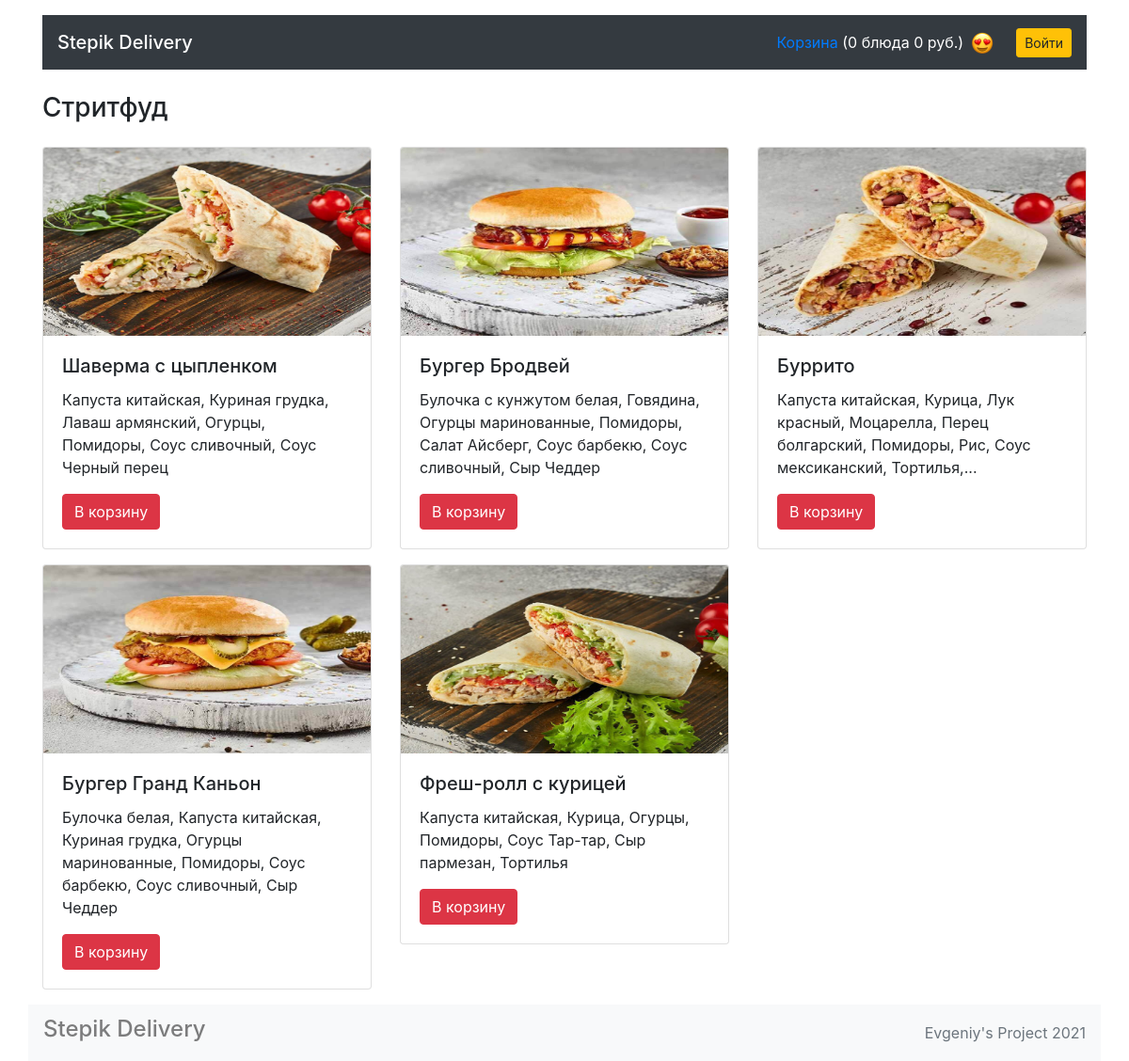
The app's page /categories/2 with its own data.
### models.py (models this page shows)
class Category(db.Model):
    __tablename__ = 'categories'
    id = db.Column(db.Integer, primary_key=True)
    title = db.Column(db.String(), nullable=False)     # добавить unique=True
    dishes = db.relationship('Dish', back_populates='category')

class Dish(db.Model):
    __tablename__ = 'dishes'
    id = db.Column(db.Integer, primary_key=True)
    title = db.Column(db.String(), nullable=False)
    price = db.Column(db.Integer, nullable=False)
    description = db.Column(db.String(), nullable=False)
    picture = db.Column(db.String(), nullable=False)
    category_id = db.Column(db.Integer(), db.ForeignKey("categories.id"))
    category = db.relationship('Category', back_populates="dishes")
    orders = db.relationship("Order", secondary=orders_dishes_association, back_populates="dishes")

### views.py (the view)
@app.route('/categories/<category_id>')
def render_category(category_id):
    is_auth = False
    if session.get("user_id"):
        is_auth = True
    order_cart = session.get("cart", [])
    order_sum = session.get("sum", 0)
    category = db.session.query(Category).get_or_404(category_id)
    return render_template('category.html',
                           is_auth=is_auth,
                           order_cart=order_cart,
                           order_sum=order_sum,
                           category=category)

### templates/category.html (shortened to what this page needs)
  {% extends 'base.html' %}
  {% block container %}
    <section>
      <h3 class="my-4">{{ category.title }}</h3>
      <div class="row mt-4">
        {% for dish in category.dishes %}
        <div class="col-12 col-md-4">
          <div class="card mb-3">
             <img src="/static/pictures/{{ dish.picture }}" width="300" height="200" class="card-img-top" alt="">
            <div class="card-body">
              <h4 class="h5 card-title">{{ dish.title }}</h4>
              <p class="card-text">{{ dish.description|truncate(120) }}</p>
              <a href="/add_to_cart/{{ dish.id }}" class="btn btn-danger">В корзину</a>
            </div>
          </div>
        </div>
        {% endfor %}
      </div>
    </section>
{% endblock %}

### templates/base.html (style rules this page uses)
html { position: relative; min-height: 100%; }
body { margin-bottom: 60px; }

### records on screen
Category: title "Стритфуд"
Dish: picture (picture), title "Шаверма с цыпленком", description "Капуста китайская, Куриная грудка, Лаваш армянский, Огурцы, Помидоры, Соус сливочный, Соус Черный перец"
Dish: picture (picture), title "Бургер Бродвей", description "Булочка с кунжутом белая, Говядина, Огурцы маринованные, Помидоры, Салат Айсберг, Соус барбекю, Соус сливочный, Сыр Чеддер"
Dish: picture (picture), title "Буррито", description "Капуста китайская, Курица, Лук красный, Моцарелла, Перец болгарский, Помидоры, Рис, Соус мексиканский, Тортилья,..."
Dish: picture (picture), title "Бургер Гранд Каньон", description "Булочка белая, Капуста китайская, Куриная грудка, Огурцы маринованные, Помидоры, Соус барбекю, Соус сливочный, Сыр Чеддер"
Dish: picture (picture), title "Фреш-ролл с курицей", description "Капуста китайская, Курица, Огурцы, Помидоры, Соус Тар-тар, Сыр пармезан, Тортилья"

### other values on screen
{{ order_cart|length }} "0"
{{ order_sum }} "0"
